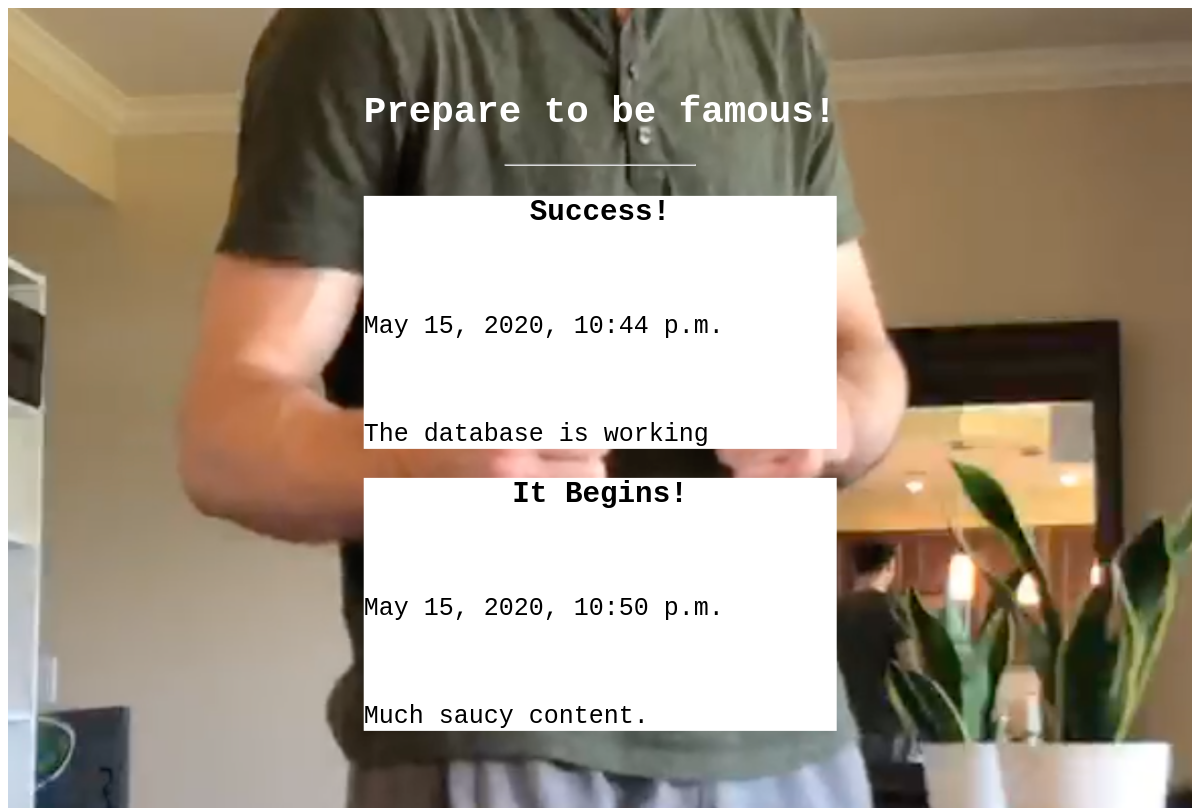
/hello_pallet, run on the app's committed database.
### portfolio/models.py (models this page shows, shortened)
class Post(models.Model):
    author = models.ForeignKey(settings.AUTH_USER_MODEL, on_delete=models.CASCADE)
    title = models.CharField(max_length=200)
    text = models.TextField()
    created_date = models.DateTimeField(default=timezone.now)
    published_date = models.DateTimeField(blank=True, null=True)

### portfolio/views.py (the view)
# urls.py: path('hello_pallet', views.hello_pallet, name='hello_pallet'),
def hello_pallet(request):
    posts = Post.objects.order_by('published_date')
    return render(request, 'hello_pallet.html', {'posts': posts})

### portfolio/templates/hello_pallet.html (shortened to what this page needs)
{% load static %}
<!doctype html>
<html lang="en">
<head>
</head>
<body>
    <div class="bgimg">
      <div class="middle">
        <h2>Prepare to be famous!</h2>
        <hr />
        {% for post in posts %}
          <div style="background-color: white;">
            <h3>{{ post.title }}</h3>
            <br />
            <p style="text-align: left;">{{ post.created_date }}</p>
            <br />
            <p style="text-align: left;">{{ post.text }}</p>
          </div>
        {% endfor %}
        </div>
      </div>
</body>
</html>

### data on the page
Post: title "Success!", created_date "May 15, 2020, 10:44 p.m.", text "The database is working"
Post: title "It Begins!", created_date "May 15, 2020, 10:50 p.m.", text "Much saucy content."
